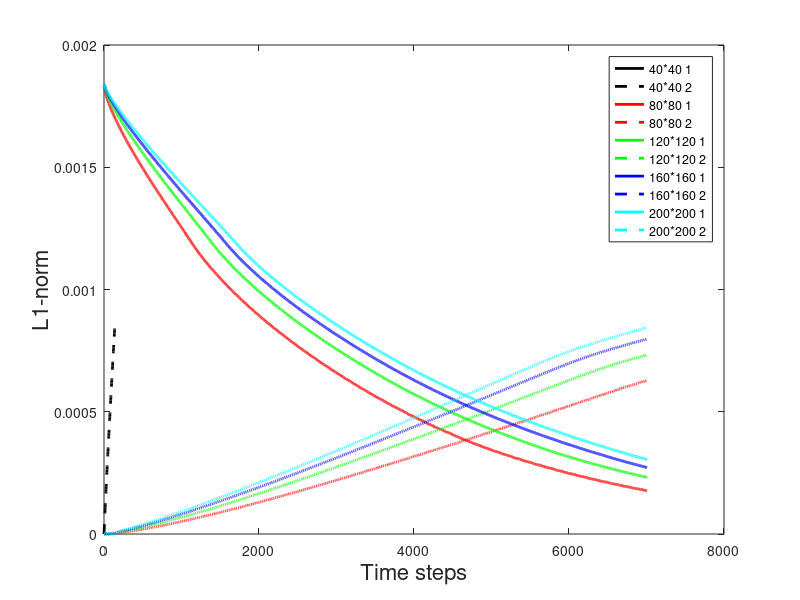

This figure's MATLAB source:

fh = figure();

x = 1:0.2*365*24*4;

y1 = load('40/soln_cmp2PhFlw_aveDiff1.txt');
y2 = load('40/soln_cmp2PhFlw_aveDiff2.txt');
plot(x, y1, 'k-', 'linewidth', 2);
hold on
plot(x, y2, 'k--', 'linewidth', 2);
hold on

y1 = load('80/soln_cmp2PhFlw_aveDiff1.txt');
y2 = load('80/soln_cmp2PhFlw_aveDiff2.txt');
plot(x, y1, 'r-', 'linewidth', 2);
hold on
plot(x, y2, 'r--', 'linewidth', 2);
hold on

y1 = load('120/soln_cmp2PhFlw_aveDiff1.txt');
y2 = load('120/soln_cmp2PhFlw_aveDiff2.txt');
plot(x, y1, 'g-', 'linewidth', 2);
hold on
plot(x, y2, 'g--', 'linewidth', 2);
hold on

y1 = load('160/soln_cmp2PhFlw_aveDiff1.txt');
y2 = load('160/soln_cmp2PhFlw_aveDiff2.txt');
plot(x, y1, 'b-', 'linewidth', 2);
hold on
plot(x, y2, 'b--', 'linewidth', 2);
hold on

y1 = load('200/soln_cmp2PhFlw_aveDiff1.txt');
y2 = load('200/soln_cmp2PhFlw_aveDiff2.txt');
plot(x, y1, 'c-', 'linewidth', 2);
hold on
plot(x, y2, 'c--', 'linewidth', 2);
hold on

xlabel('Time steps','fontsize',16);
ylabel('L1-norm','fontsize',16);
legend('40*40 1','40*40 2', ...
'80*80 1','80*80 2', ...
'120*120 1','120*120 2', ...
'160*160 1','160*160 2', ...
'200*200 1','200*200 2','location','northeast');

saveas(fh, 'diff.fig');
